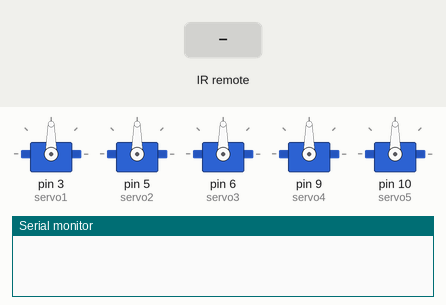
Simulated run of this sketch. Board: Arduino Uno, built with avr-gcc and run on an emulated ATmega328P. On the bench: 5 × servo, the last lines printed to the serial monitor. Inputs (shaded band) come from the test bench.

Above: at 1.2 s.
1.3 s: infrared code 0xFF629D received
At 2.1 s:
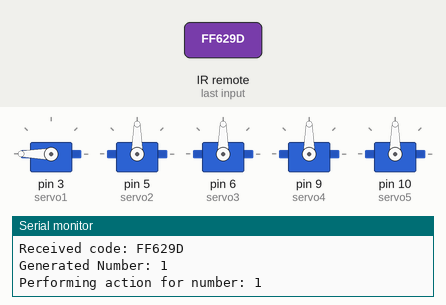
2.8 s: infrared code 0xFF22DD received
At 3.2 s:
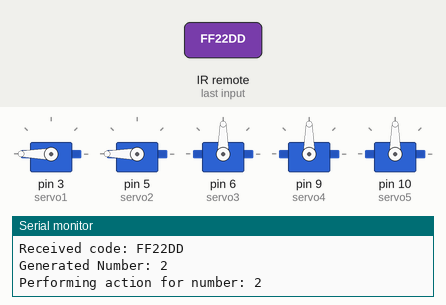
4.3 s: infrared code 0xFFC23D received
At 5.5 s:
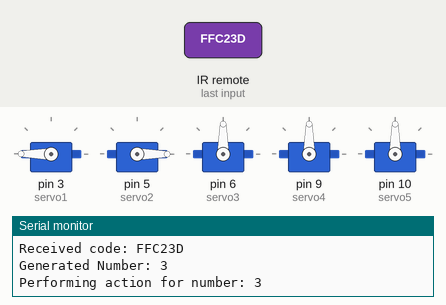
5.8 s: infrared code 0xFFA857 received
At 6.9 s:
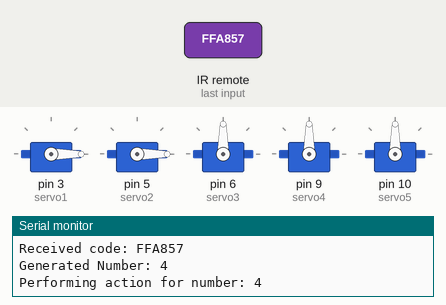
7.3 s: infrared code 0xFF6897 received
At 7.8 s:
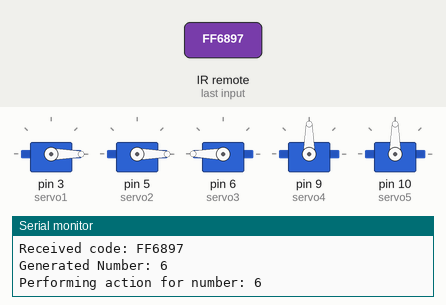
8.8 s: infrared code 0xFFB04F received
At 10.2 s:
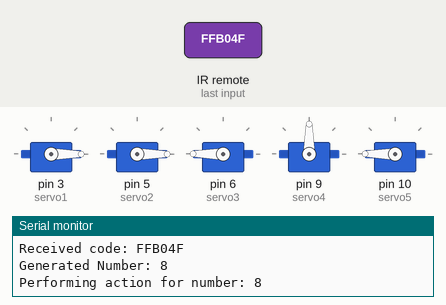
Timing chart, 0 to 11.3 s (numbered marks = the images above; inputs shaded):
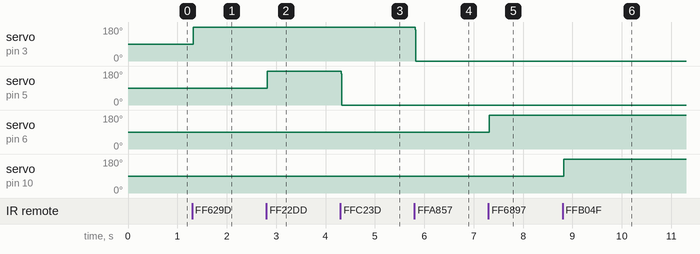

Measured:
- after the input at 1.3 s, servo on pin 3 (servo1): 90° → 180° at once
- after the input at 2.8 s, servo on pin 5 (servo2): 90° → 180° at once
- after the input at 4.3 s, servo on pin 5 (servo2): 180° → 0° at once
- after the input at 5.8 s, servo on pin 3 (servo1): 180° → 0° at once
- after the input at 7.3 s, servo on pin 6 (servo3): 90° → 180° at once
- after the input at 8.8 s, servo on pin 10 (servo5): 90° → 180° at once

The sketch:

sketch_dec9a.ino
```cpp
#include <IRremote.h>
#include <Servo.h>

// Define the IR receiver pin
const int IR_PIN = 2;
Servo servo1;
Servo servo2;
Servo servo3;
Servo servo4;
Servo servo5;

int pos1 = 90;
int pos2 = 90;
int pos3 = 90;
int pos4 = 90;
int pos5 = 90;


// Create IR receiver object
IRrecv irrecv(IR_PIN);
decode_results results;

// Global variable to store the generated number
int generatedNumber = 0;

// Define button codes (replace these with your remote's actual codes)
#define BUTTON_1 0xFF629D  // Example up button code for "1"
#define BUTTON_2 0xFF22DD  // Example left button code for "2"
#define BUTTON_3 0xFFC23D  // Example right button code for "3"
#define BUTTON_4 0xFFA857  // Example down button code for "4"
#define BUTTON_5 0xFF02FD  // Example ok button code for "5"
#define BUTTON_6 0xFF6897  // Example one button code for "6"
#define BUTTON_7 0xFF9867  // Example two button code for "7"
#define BUTTON_8 0xFFB04F  // Example three button code for "8"
#define BUTTON_9 0xFF30CF  // Example four button code for "9"
#define BUTTON_10 0xFF18E7  // Example five button code for "10"
#define BUTTON_11 0xFF7A85  // Example six button code for "11"
#define BUTTON_12 0xFF10EF  // Example seven button code for "12"
#define BUTTON_13 0xFF38C7  // Example eight button code for "13"
#define BUTTON_14 0xFF5AA5  // Example nine button code for "14"
#define BUTTON_15 0xFF42BD  // Example * button code for "15"
#define BUTTON_16 0xFF4AB5  // Example zero button code for "16"
#define BUTTON_17 0xFF52AD  // Example # button code for "17"

void setup() {
  Serial.begin(9600);
  irrecv.enableIRIn(); // Start the IR receiver
  servo1.attach(3);
  servo2.attach(5);
  servo3.attach(6);
  servo4.attach(9);
  servo5.attach(10);
  irrecv.blink13(true);
}

void loop() {
  if (irrecv.decode(&results)) {
    servo1.write(pos1);
    servo2.write(pos2);
    servo3.write(pos3);
    servo4.write(pos4);
    servo5.write(pos5);

    // Print the received code for debugging
    Serial.print("Received code: ");
    Serial.println(results.value, HEX);

    // Match the received code and set the generatedNumber
    switch (results.value) {
      case BUTTON_1:
        generatedNumber = 1;
        break;
      case BUTTON_2:
        generatedNumber = 2;
        break;
      case BUTTON_3:
        generatedNumber = 3;
        break;
      case BUTTON_4:
        generatedNumber = 4;
        break;
      case BUTTON_5:
        generatedNumber = 5;
        break;
      case BUTTON_6:
        generatedNumber = 6;
        break;
      case BUTTON_7:
        generatedNumber = 7;
        break;
      case BUTTON_8:
        generatedNumber = 8;
        break;
      case BUTTON_9:
        generatedNumber = 9;
        break;
      case BUTTON_10:
        generatedNumber = 10;
        break;
      case BUTTON_11:
        generatedNumber = 11;
        break;
      case BUTTON_12:
        generatedNumber = 13;
        break;
      case BUTTON_13:
        generatedNumber = 13;
        break;
      case BUTTON_14:
        generatedNumber = 14;
        break;
      case BUTTON_15:
        generatedNumber = 15;
        break;
      case BUTTON_16:
        generatedNumber = 16;
        break;
      case BUTTON_17:
        generatedNumber = 17;
        break;
    }

    // Print the generated number
    Serial.print("Generated Number: ");
    Serial.println(generatedNumber);

    irrecv.resume(); // Ready to receive the next signal
  }

  // Example usage of the generated number elsewhere in the program
  if (generatedNumber > 0) {
    performAction(generatedNumber); // Call a function with the generated number
    generatedNumber = 0;           // Reset after use
  }
}

// Function to perform actions based on the generated number
void performAction(int number) {
  Serial.print("Performing action for number: ");
  Serial.println(number);

  while (number==1 && pos1<180){
    pos1++;
    servo1.write(pos1);
  }

  while (number==4 && pos1>0){
    pos1--;
    servo1.write(pos1);
  }
  while (number==2 && pos2<180){
    pos2++;
    servo2.write(pos2);
  }

  while (number==3 && pos2>0){
    pos2--;
    servo2.write(pos2);
  }

  while (number==6 && pos3<180){
    pos3++;
    servo3.write(pos3);
  }

  while (number==9 && pos3>0){
    pos3--;
    servo3.write(pos3);
  }

  while (number==7 && pos4<180){
    pos4++;
    servo4.write(pos4);
  }

  while (number==10 && pos4>0){
    pos4--;
    servo4.write(pos4);
  }

  while (number==8 && pos5<180){
    pos5++;
    servo5.write(pos5);
  }

  while (number==11 && pos5>0){
    pos5--;
    servo5.write(pos5);
  }
}
```
